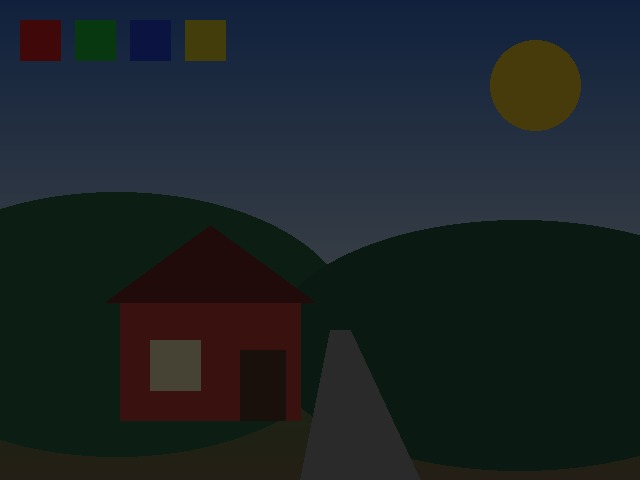
#> input picture Images/dark.jpg, 640 x 480 px, given in place of rgb.jpg, which was not available; the run also reads 4 pictures not shown here
$ jupyter execute --allow-errors Lab_1_Image_Operations_VSCode.ipynb   (shell and % lines are left out)   (older library calls are emulated)   (text cells are left out)
#> lines starting #> are read from the running program, lines starting #| are printed output that depends on the picture; after the words box and inside, x2 and y2 are one past the last pixel; in counts of white or black regions, pixels touching at a corner belong together; pictures that were not available may be replaced by others from this repository, and a replacement may not be noted
[cell 1]
from pathlib import Path

import cv2
import numpy as np
import matplotlib.pyplot as plt
from PIL import Image, ImageDraw, ImageFont, ImageEnhance, ImageFilter, ImageOps

plt.rcParams["figure.dpi"] = 110

print("OpenCV :", cv2.__version__)
print("NumPy  :", np.__version__)
print("Working directory:", Path.cwd())

[cell 2]
from pathlib import Path

# Since images/ is right inside the week 1 folder along with the notebook:
IMG_DIR = Path("images")

if not IMG_DIR.is_dir() or not any(IMG_DIR.glob("*")):
    print("images/ not found. Run  python make_samples.py  in this folder first.")
else:
    print("Using:", IMG_DIR.resolve())
    for p in sorted(IMG_DIR.iterdir()):
        print("  ", p.name)

[cell 3]
# Find the images folder no matter where the kernel was started
IMG_DIR  = Path("image processing/week1/images")
for candidate in [Path.cwd() / "images", Path.cwd().parent / "images", Path("images")]:
    if candidate.is_dir():
        IMG_DIR = candidate.resolve()
        break

if IMG_DIR is None or not any(IMG_DIR.glob("*")):
    print("images/ not found. Run  python make_samples.py  in this folder first.")
else:
    print("Using:", IMG_DIR)
    for p in sorted(IMG_DIR.iterdir()):
        print("  ", p.name)

[cell 4]
def show(imgs, titles=None, cols=None, size=3.4, cmap="gray"):
    """Draw one image or a list of images in a row.
    A 2-D array is drawn as greyscale, a 3-D array is assumed to be RGB."""
    if isinstance(imgs, np.ndarray) or isinstance(imgs, Image.Image):
        imgs = [imgs]
    n = len(imgs)
    cols = cols or n
    rows = int(np.ceil(n / cols))
    fig, axes = plt.subplots(rows, cols, figsize=(size * cols, size * rows * 0.95))
    axes = np.atleast_1d(axes).ravel()
    for ax, im in zip(axes, imgs):
        arr = np.asarray(im)
        ax.imshow(arr, cmap=cmap if arr.ndim == 2 else None,
                  vmin=0 if arr.ndim == 2 and arr.dtype == np.uint8 else None,
                  vmax=255 if arr.ndim == 2 and arr.dtype == np.uint8 else None)
        ax.axis("off")
    if titles:
        for ax, t in zip(axes, titles):
            ax.set_title(t, fontsize=10)
    for ax in axes[n:]:
        ax.axis("off")
    plt.tight_layout()
    plt.show()


def bgr2rgb(img):
    """OpenCV image -> matplotlib-friendly image."""
    return cv2.cvtColor(img, cv2.COLOR_BGR2RGB)

print("helpers ready")

[cell 5]
path = str(IMG_DIR / "rgb.jpg")

img_bgr  = cv2.imread(path, cv2.IMREAD_COLOR)
#> img_bgr is the input picture: shape (480, 640, 3); mean B, G, R 38, 35.1, 27.2
img_gray = cv2.imread(path, cv2.IMREAD_GRAYSCALE)
#> img_gray: shape (480, 640); min 10, max 70, mean 33.1

if img_bgr is None:
    raise FileNotFoundError(f"OpenCV could not read {path}")

print("colour shape:", img_bgr.shape, "| grey shape:", img_gray.shape)
#| colour shape: (480, 640, 3) | grey shape: (480, 640)
show([bgr2rgb(img_bgr), img_gray], ["IMREAD_COLOR (shown as RGB)", "IMREAD_GRAYSCALE"])
#> in show, `n = len(imgs)`: n = 2
#> in show, `rows = int(np.ceil(n / cols))`: rows = 1
#> the loop in show, `for ax, im in zip(axes, imgs):` made 2 passes
#> the loop in show, `for ax, t in zip(axes, titles):` made 2 passes
#> t on passes 1 to 2: 'IMREAD_COLOR (shown as RGB)', 'IMREAD_GRAYSCALE'
#> in show, `plt.show()`:
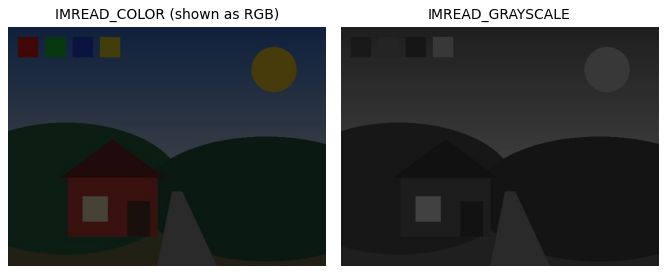
#> figure drawn by matplotlib, 2 panels

[cell 6]
# The classic first mistake: giving matplotlib a BGR array
show([img_bgr, bgr2rgb(img_bgr)],
     ["WRONG: BGR sent straight to matplotlib", "RIGHT: converted to RGB"])
#> the loop in show (call 2), `for ax, im in zip(axes, imgs):` made 2 passes
#> the loop in show (call 2), `for ax, t in zip(axes, titles):` made 2 passes

[cell 7]
# Writing. cv2.imwrite expects BGR and picks the format from the extension.
out_dir = Path("output")
out_dir.mkdir(exist_ok=True)

cv2.imwrite(str(out_dir / "copy.png"), img_bgr)
cv2.imwrite(str(out_dir / "copy_q30.jpg"), img_bgr, [cv2.IMWRITE_JPEG_QUALITY, 30])
cv2.imwrite(str(out_dir / "copy_q95.jpg"), img_bgr, [cv2.IMWRITE_JPEG_QUALITY, 95])

for f in sorted(out_dir.glob("copy*")):
    print(f"{f.name:14s} {f.stat().st_size/1024:7.1f} KB")

[cell 8]
# Same picture at two JPEG qualities. Zoom into the roof edge to see the blocks.
q30 = cv2.imread(str(out_dir / "copy_q30.jpg"))
q95 = cv2.imread(str(out_dir / "copy_q95.jpg"))
show([bgr2rgb(q95)[220:320, 100:320], bgr2rgb(q30)[220:320, 100:320]],
     ["JPEG quality 95", "JPEG quality 30 (lossy artefacts)"])
#> the loop in show (call 3), `for ax, im in zip(axes, imgs):` made 2 passes
#> pass 1, in show (call 3), `arr = np.asarray(im)`:
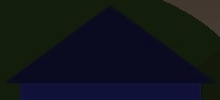
#> arr: shape (100, 220, 3); mean of channels 0, 1, 2 27.4, 21.6, 17.1; drawn as B, G, R
#> the loop in show (call 3), `for ax, t in zip(axes, titles):` made 2 passes
#> t on passes 1 to 2: 'JPEG quality 95', 'JPEG quality 30 (lossy artefacts)'

[cell 9]
h, w, c = img_bgr.shape
#> h = 480; w = 640; c = 3
print("height         :", h)
#| height         : 480
print("width          :", w)
#| width          : 640
print("channels       :", c)
#| channels       : 3
print("dtype          :", img_bgr.dtype)
#| dtype          : uint8
print("total values   :", img_bgr.size)
#| total values   : 921600
print("memory (KB)    :", img_bgr.nbytes / 1024)
#| memory (KB)    : 900.0
print("min / max      :", img_bgr.min(), "/", img_bgr.max())
#| min / max      : 0 / 88
print("mean per B,G,R :", img_bgr.mean(axis=(0, 1)).round(1))
#| mean per B,G,R : [38.  35.1 27.2]
print()
print("one pixel at row 250, col 200 (B, G, R):", img_bgr[250, 200])
#| one pixel at row 250, col 200 (B, G, R): [10 11 32]

[cell 10]
roi = img_bgr[220:430, 100:320]          # the house
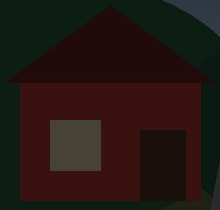
#> roi: shape (210, 220, 3); mean B, G, R 18.5, 23.5, 35.9
print("crop shape:", roi.shape)
#| crop shape: (210, 220, 3)

edited = img_bgr.copy()
edited[20:60, 20:230] = (0, 0, 255)      # paint a red bar (BGR order!)
edited[100:150, 500:600] = 255           # paint white

show([bgr2rgb(roi), bgr2rgb(edited)], ["Crop: img[220:430, 100:320]", "Pixels written directly"])

[cell 11]
gray = cv2.cvtColor(img_bgr, cv2.COLOR_BGR2GRAY)
hsv  = cv2.cvtColor(img_bgr, cv2.COLOR_BGR2HSV)
#> hsv: shape (480, 640, 3); mean H, S, V 76.9, 137.7, 46.6
lab  = cv2.cvtColor(img_bgr, cv2.COLOR_BGR2LAB)
#> lab: shape (480, 640, 3); mean of channels 0, 1, 2 34.3, 126.3, 125.3

show([bgr2rgb(img_bgr), gray, hsv[:, :, 0], hsv[:, :, 1], hsv[:, :, 2]],
     ["RGB", "Grey", "H (hue)", "S (saturation)", "V (value)"], cols=5, size=2.7)
#> in show (call 5), `n = len(imgs)`: n = 5
#> the loop in show (call 5), `for ax, im in zip(axes, imgs):` made 5 passes
#> pass 3, in show (call 5), `arr = np.asarray(im)`:
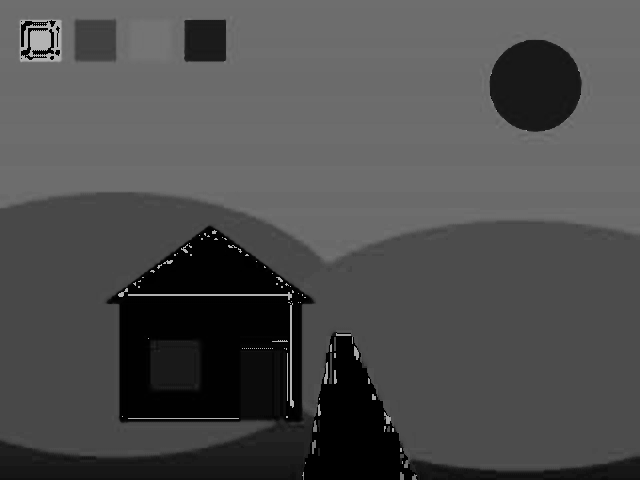
#> arr: shape (480, 640); min 0, max 179, mean 76.9
#> the loop in show (call 5), `for ax, t in zip(axes, titles):` made 5 passes
#> in show (call 5), `plt.show()`:
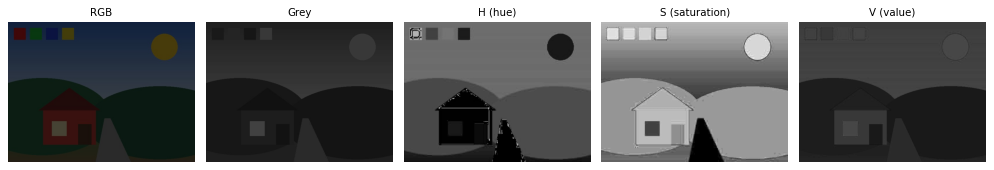
#> figure drawn by matplotlib, 5 panels

[cell 12]
# green range in OpenCV HSV (hue 0-179)
lower = np.array([35,  60,  40])
upper = np.array([85, 255, 255])

mask = cv2.inRange(hsv, lower, upper)
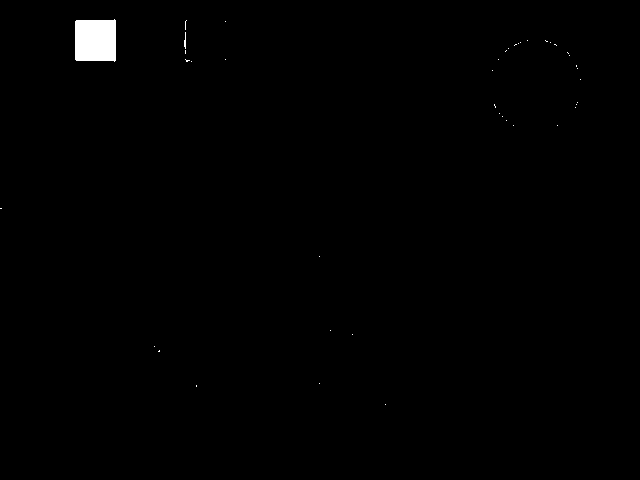
#> mask: shape (480, 640); 0.58% white; 42 white regions (40 under 20 px)
green_only = cv2.bitwise_and(img_bgr, img_bgr, mask=mask)

print("pixels selected:", int(mask.sum() / 255), "of", mask.size)
#| pixels selected: 1779 of 307200
show([bgr2rgb(img_bgr), mask, bgr2rgb(green_only)],
     ["Original", "Mask (white = selected)", "Green areas kept"])

[cell 13]
b, g, r = cv2.split(img_bgr)
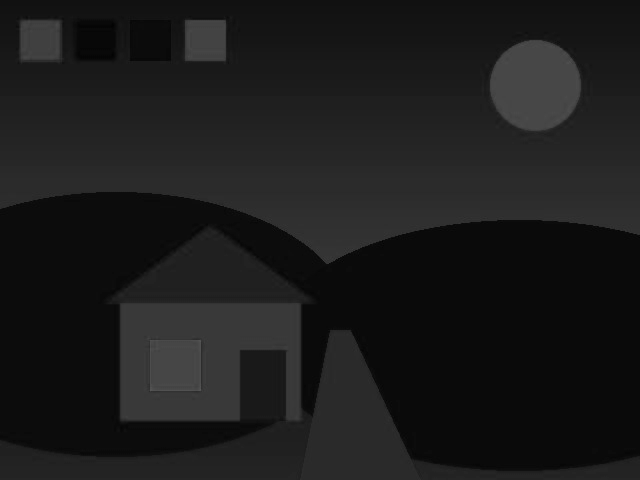
#> r: shape (480, 640); min 0, max 88, mean 27.2
print("channel shape:", b.shape, "| same as slicing:", np.array_equal(b, img_bgr[:, :, 0]))
#| channel shape: (480, 640) | same as slicing: True

show([r, g, b], ["Red channel", "Green channel", "Blue channel"])

[cell 14]
# Show each channel in its own colour, then merge back
zero = np.zeros_like(b)
show([bgr2rgb(cv2.merge([zero, zero, r])),
      bgr2rgb(cv2.merge([zero, g, zero])),
      bgr2rgb(cv2.merge([b, zero, zero])),
      bgr2rgb(cv2.merge([b, g, r]))],
     ["Red only", "Green only", "Blue only", "Merged back"], cols=4, size=2.9)
#> in bgr2rgb (call 12), `return cv2.cvtColor(img, cv2.COLOR_BGR2RGB)`:
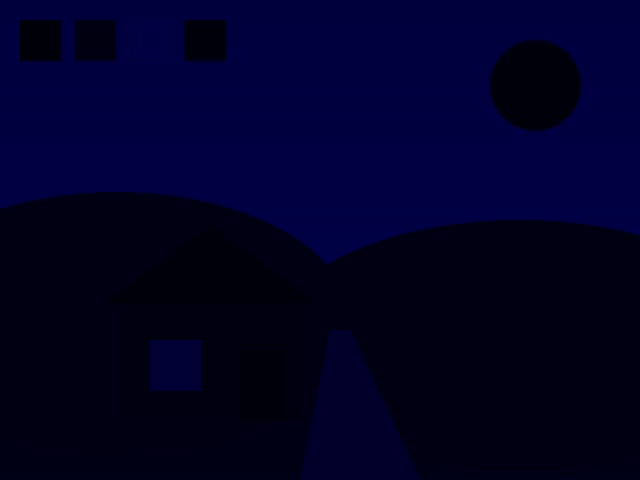
#> returned value: shape (480, 640, 3); mean R, G, B 0, 0, 38

[cell 15]
small = cv2.resize(img_bgr, (160, 120), interpolation=cv2.INTER_AREA)
half  = cv2.resize(img_bgr, None, fx=0.5, fy=0.5)          # by factor instead of size

big_nearest = cv2.resize(small, (480, 360), interpolation=cv2.INTER_NEAREST)
big_cubic   = cv2.resize(small, (480, 360), interpolation=cv2.INTER_CUBIC)

print("small:", small.shape, "| half:", half.shape)
#| small: (120, 160, 3) | half: (240, 320, 3)
show([bgr2rgb(big_nearest), bgr2rgb(big_cubic)],
     ["Enlarged with NEAREST", "Enlarged with CUBIC"])

[cell 16]
# Flip and 90-degree rotation (fast, no interpolation needed)
show([bgr2rgb(cv2.flip(img_bgr, 1)),
      bgr2rgb(cv2.flip(img_bgr, 0)),
      bgr2rgb(cv2.rotate(img_bgr, cv2.ROTATE_90_CLOCKWISE)),
      bgr2rgb(cv2.rotate(img_bgr, cv2.ROTATE_180))],
     ["Flip horizontal", "Flip vertical", "Rotate 90 CW", "Rotate 180"], cols=4, size=2.9)
#> in bgr2rgb (call 19), `return cv2.cvtColor(img, cv2.COLOR_BGR2RGB)`:
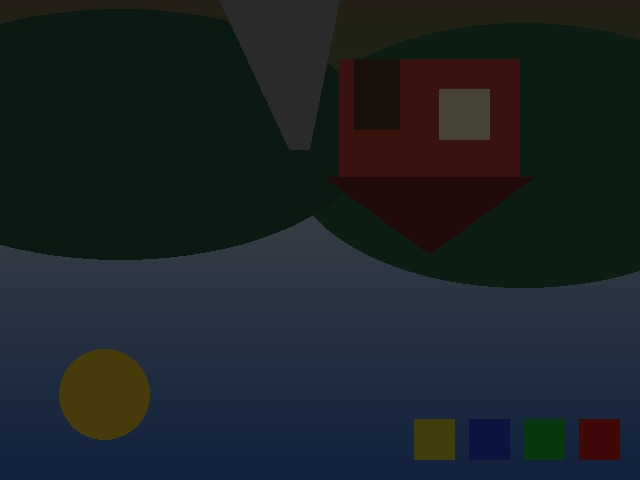
#> returned value: shape (480, 640, 3); mean R, G, B 27.2, 35.1, 38

[cell 17]
M_shift = np.float32([[1, 0, 80],       # 80 px right
                      [0, 1, 40]])      # 40 px down
shifted = cv2.warpAffine(img_bgr, M_shift, (w, h))

M_rot = cv2.getRotationMatrix2D((w / 2, h / 2), angle=25, scale=0.8)
rotated = cv2.warpAffine(img_bgr, M_rot, (w, h), borderValue=(255, 255, 255))
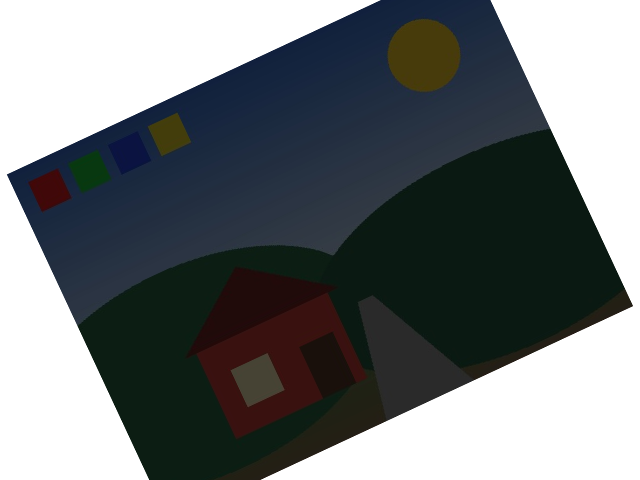
#> rotated: shape (480, 640, 3); mean B, G, R 119.4, 117.6, 112.7

show([bgr2rgb(shifted), bgr2rgb(rotated)], ["Translated (80, 40)", "Rotated 25 deg, scaled 0.8"])

[cell 18]
src = np.float32([[120, 300], [300, 300], [95, 425], [325, 425]])   # around the house
dst = np.float32([[0, 0], [300, 0], [0, 300], [300, 300]])

M_p = cv2.getPerspectiveTransform(src, dst)
warped = cv2.warpPerspective(img_bgr, M_p, (300, 300))

marked = img_bgr.copy()
for (x, y) in src.astype(int):
    cv2.circle(marked, (x, y), 6, (0, 255, 255), -1)

show([bgr2rgb(marked), bgr2rgb(warped)], ["Four source points", "Warped to a square"])

[cell 19]
val = np.full_like(img_bgr, 60)

safe = cv2.add(img_bgr, val)        # clipped at 255
wrap = img_bgr + val                # wraps around -> ugly dark patches

show([bgr2rgb(img_bgr), bgr2rgb(safe), bgr2rgb(wrap)],
     ["Original", "cv2.add (saturates)", "NumPy + (wraps around)"])

[cell 20]
# Blending: dst = alpha*img1 + beta*img2 + gamma
logo = cv2.imread(str(IMG_DIR / "logo.png"))
logo_big = cv2.resize(logo, (w, h))

blends = [cv2.addWeighted(img_bgr, a, logo_big, 1 - a, 0) for a in (0.85, 0.6, 0.35)]
#> blends = 3 items
show([bgr2rgb(x) for x in blends],
     ["alpha = 0.85", "alpha = 0.60", "alpha = 0.35"])

[cell 21]
lh, lw = logo.shape[:2]
#> lh = 229; lw = 243
logo_roi = img_bgr[10:10 + lh, w - lw - 10:w - 10]

logo_gray = cv2.cvtColor(logo, cv2.COLOR_BGR2GRAY)
_, mask = cv2.threshold(logo_gray, 240, 255, cv2.THRESH_BINARY_INV)   # logo = white
mask_inv = cv2.bitwise_not(mask)

bg = cv2.bitwise_and(logo_roi, logo_roi, mask=mask_inv)   # background with a logo-shaped hole
fg = cv2.bitwise_and(logo, logo, mask=mask)          # logo without its white square

result = img_bgr.copy()
result[10:10 + lh, w - lw - 10:w - 10] = cv2.add(bg, fg)

show([mask, bgr2rgb(bg), bgr2rgb(fg), bgr2rgb(result)],
     ["Mask", "Background hole", "Logo cut out", "Final"], cols=4, size=2.8)

[cell 22]
canvas = img_bgr.copy()
cv2.line(canvas, (20, 460), (620, 460), (0, 0, 255), 3)
cv2.rectangle(canvas, (110, 290), (310, 430), (0, 255, 0), 2)
cv2.circle(canvas, (535, 85), 50, (255, 0, 0), 2)
cv2.ellipse(canvas, (350, 200), (60, 30), 30, 0, 360, (0, 255, 255), 2)
cv2.polylines(canvas, [np.array([[400, 380], [470, 330], [540, 400]])], True, (255, 0, 255), 2)
cv2.putText(canvas, "house", (115, 285), cv2.FONT_HERSHEY_SIMPLEX, 0.8, (0, 255, 0), 2)

show(bgr2rgb(canvas), ["Shapes and text"], size=5)

[cell 23]
shapes = cv2.imread(str(IMG_DIR / "shapes.png"), cv2.IMREAD_GRAYSCALE)

_, binary = cv2.threshold(shapes, 127, 255, cv2.THRESH_BINARY)
_, inv    = cv2.threshold(shapes, 127, 255, cv2.THRESH_BINARY_INV)
t, otsu   = cv2.threshold(shapes, 0, 255, cv2.THRESH_BINARY + cv2.THRESH_OTSU)
#> t = 118

print("Otsu chose threshold =", t)
#| Otsu chose threshold = 118.0
show([shapes, binary, inv, otsu], ["Grey", "BINARY at 127", "BINARY_INV", f"Otsu ({t:.0f})"],
     cols=4, size=2.8)

[cell 24]
page = cv2.imread(str(IMG_DIR / "text.png"), cv2.IMREAD_GRAYSCALE)

_, global_t = cv2.threshold(page, 127, 255, cv2.THRESH_BINARY)
#> (the rest of this cell did not finish here and is left out)

[cell 25]
low = cv2.imread(str(IMG_DIR / "lowcontrast.jpg"), cv2.IMREAD_GRAYSCALE)
eq  = cv2.equalizeHist(low)
clahe = cv2.createCLAHE(clipLimit=2.0, tileGridSize=(8, 8)).apply(low)

show([low, eq, clahe], ["Low contrast", "equalizeHist", "CLAHE"])

fig, axes = plt.subplots(1, 3, figsize=(12, 2.6))
for ax, im, t in zip(axes, [low, eq, clahe], ["Low contrast", "Equalised", "CLAHE"]):
    ax.plot(cv2.calcHist([im], [0], None, [256], [0, 256]))
    ax.set_title(t, fontsize=10); ax.set_xlim(0, 255)
#> this loop made 3 passes
plt.tight_layout(); plt.show()

[cell 26]
# Colour histogram: one curve per channel
plt.figure(figsize=(6, 3))
for i, col in enumerate(["b", "g", "r"]):
    plt.plot(cv2.calcHist([img_bgr], [i], None, [256], [0, 256]), color=col, label=col.upper())
plt.xlim(0, 255); plt.legend(); plt.title("Histogram of rgb.jpg"); plt.tight_layout(); plt.show()

[cell 27]
dark = cv2.imread(str(IMG_DIR / "dark.jpg"))

def gamma_correct(img, gamma):
#> called with gamma = 0.45
    table = np.array([((i / 255.0) ** gamma) * 255 for i in range(256)]).astype("uint8")
#> table = 256 values from 0 to 255
    return cv2.LUT(img, table)            # LUT = look-up table, very fast

linear = cv2.convertScaleAbs(dark, alpha=2.5, beta=0)     # alpha*x + beta

show([bgr2rgb(dark), bgr2rgb(linear), bgr2rgb(gamma_correct(dark, 0.45))],
     ["Under-exposed", "Linear x2.5 (highlights clip)", "Gamma 0.45 (better)"])

[cell 28]
# False contouring: the claim from Lecture 2, now visible
ramp = cv2.imread(str(IMG_DIR / "gradient.png"), cv2.IMREAD_GRAYSCALE)
scene_gray = cv2.cvtColor(img_bgr, cv2.COLOR_BGR2GRAY)

def quantise(img, levels):
    step = 256 // levels
    return ((img // step) * step).astype(np.uint8)

show([scene_gray, quantise(scene_gray, 16), quantise(scene_gray, 8), quantise(scene_gray, 4)],
     ["256 levels", "16 levels", "8 levels", "4 levels"], cols=4, size=2.8)

#> (the rest of this cell did not finish here and is left out)

[cell 29]
noisy = cv2.imread(str(IMG_DIR / "noisy.png"), cv2.IMREAD_GRAYSCALE)

show([noisy,
      cv2.blur(noisy, (5, 5)),
      cv2.GaussianBlur(noisy, (5, 5), 0),
      cv2.medianBlur(noisy, 5)],
     ["Salt-and-pepper noise", "Average 5x5", "Gaussian 5x5", "Median 5x5 (winner)"],
     cols=4, size=2.8)

[cell 30]
show([bgr2rgb(cv2.GaussianBlur(img_bgr, (11, 11), 0)),
      bgr2rgb(cv2.bilateralFilter(img_bgr, 15, 80, 80))],
     ["Gaussian: edges lost too", "Bilateral: smooth but edges kept"])

[cell 31]
kernel = np.array([[ 0, -1,  0],
                   [-1,  5, -1],
                   [ 0, -1,  0]])
sharp = cv2.filter2D(img_bgr, -1, kernel)

sx = cv2.Sobel(scene_gray, cv2.CV_64F, 1, 0, ksize=3)
sy = cv2.Sobel(scene_gray, cv2.CV_64F, 0, 1, ksize=3)
mag = cv2.convertScaleAbs(np.hypot(sx, sy))
lap = cv2.convertScaleAbs(cv2.Laplacian(scene_gray, cv2.CV_64F))
canny = cv2.Canny(scene_gray, 100, 200)

show([bgr2rgb(sharp), mag, lap, canny],
     ["Sharpened (filter2D)", "Sobel magnitude", "Laplacian", "Canny 100/200"], cols=4, size=2.8)

[cell 32]
# Canny is sensitive to its two thresholds - change them and watch
show([cv2.Canny(scene_gray, 30, 80), cv2.Canny(scene_gray, 100, 200), cv2.Canny(scene_gray, 200, 400)],
     ["30 / 80 (too many)", "100 / 200", "200 / 400 (too few)"])

[cell 33]
_, bw = cv2.threshold(shapes, 200, 255, cv2.THRESH_BINARY_INV)
contours, _ = cv2.findContours(bw, cv2.RETR_EXTERNAL, cv2.CHAIN_APPROX_SIMPLE)
#> contours = 24 contours, 18 with area under 20; largest, box (x1, y1, x2, y2) and area: (1, 0, 243, 229) 45715, (30, 169, 162, 229) 1776, (62, 194, 134, 229) 522, (77, 204, 124, 229) 416, (101, 188, 144, 229) 281, (100, 220, 115, 229) 64

out = cv2.cvtColor(shapes, cv2.COLOR_GRAY2BGR)
print("objects found:", len(contours))
#| objects found: 24
for i, cnt in enumerate(contours, 1):
    x, y, cw, ch = cv2.boundingRect(cnt)
    cv2.rectangle(out, (x, y), (x + cw, y + ch), (0, 0, 255), 2)
    cv2.putText(out, f"{i}: {int(cv2.contourArea(cnt))}px", (x, y - 8),
                cv2.FONT_HERSHEY_SIMPLEX, 0.5, (255, 0, 0), 1)
#> this loop made 24 passes
#> (x, y, cw, ch) on passes 1, 2, 3, 8, 9, 12, 14, 16, 17, 18, 21, 22: (108, 228, 1, 1), (72, 228, 1, 1), (72, 226, 1, 1), (100, 220, 15, 9), (48, 218, 1, 1), (68, 211, 1, 1), (77, 204, 47, 25), (175, 198, 1, 1), (173, 194, 1, 1), (62, 194, 72, 35), (101, 188, 43, 41), (66, 181, 1, 1)
#> (cnt, x, y, cw, ch) on passes 4, 5, 6, 7, 10, 11: ([[58, 226], [58, 227], [59, 226]], 58, 226, 2, 2), ([[44, 224], [45, 224]], 44, 224, 2, 1), ([[76, 222], [76, 223]], 76, 222, 1, 2), ([[61, 222], [62, 222]], 61, 222, 2, 1), ([[109, 217], [109, 218]], 109, 217, 1, 2), ([[80, 216], [79, 217], [79, 218], [80, 217]], 79, 216, 2, 3)

show(bgr2rgb(out), ["Contours with area"], size=5)

[cell 34]
pim = Image.open(IMG_DIR / "rgb.jpg")
print("format:", pim.format, "| size (w, h):", pim.size, "| mode:", pim.mode)
#| format: JPEG | size (w, h): (640, 480) | mode: RGB

gray_pil = pim.convert("L")
crop_pil = pim.crop((100, 220, 320, 430))          # (left, upper, right, lower)
rot_pil  = pim.rotate(20, expand=True, fillcolor=(255, 255, 255))

thumb = pim.copy()
thumb.thumbnail((160, 160))                        # keeps the aspect ratio, in place
print("thumbnail size:", thumb.size)
#| thumbnail size: (160, 120)

show([pim, gray_pil, crop_pil, rot_pil], ["Original", "convert('L')", "crop", "rotate 20"],
     cols=4, size=2.8)

[cell 35]
# ImageEnhance: brightness, contrast, colour, sharpness
show([ImageEnhance.Brightness(pim).enhance(1.6),
      ImageEnhance.Contrast(pim).enhance(1.8),
      ImageEnhance.Color(pim).enhance(0.2),
      ImageEnhance.Sharpness(pim).enhance(3.0)],
     ["Brightness 1.6", "Contrast 1.8", "Colour 0.2", "Sharpness 3.0"], cols=4, size=2.8)

[cell 36]
# ImageFilter and ImageOps
show([pim.filter(ImageFilter.GaussianBlur(3)),
      pim.filter(ImageFilter.FIND_EDGES),
      pim.filter(ImageFilter.EMBOSS),
      ImageOps.invert(pim),
      ImageOps.posterize(pim, 2)],
     ["GaussianBlur", "FIND_EDGES", "EMBOSS", "invert", "posterize (2 bits)"], cols=5, size=2.4)

[cell 37]
# Text and shapes with ImageDraw
draw_img = pim.copy()
d = ImageDraw.Draw(draw_img)
try:
    font = ImageFont.load_default(size=28)
except TypeError:
    font = ImageFont.load_default()
d.rectangle([110, 290, 310, 430], outline=(255, 255, 0), width=3)
d.text((20, 430), "CSE-4875 Lab 1", fill=(255, 255, 255), font=font)

draw_img.save(out_dir / "pillow_annotated.png")
show(draw_img, ["Annotated with Pillow"], size=5)

[cell 38]
# Pillow -> OpenCV
pil_to_cv = cv2.cvtColor(np.array(pim), cv2.COLOR_RGB2BGR)

# OpenCV -> Pillow
cv_to_pil = Image.fromarray(cv2.cvtColor(img_bgr, cv2.COLOR_BGR2RGB))

print("PIL -> cv2 :", type(pil_to_cv), pil_to_cv.shape)
#| PIL -> cv2 : <class 'numpy.ndarray'> (480, 640, 3)
print("cv2 -> PIL :", type(cv_to_pil), cv_to_pil.size)
#| cv2 -> PIL : <class 'PIL.Image.Image'> (640, 480)
print("same pixels:", np.array_equal(pil_to_cv, img_bgr))
#| same pixels: True

show([bgr2rgb(pil_to_cv), cv_to_pil], ["Pillow image used in OpenCV", "OpenCV image used in Pillow"])
